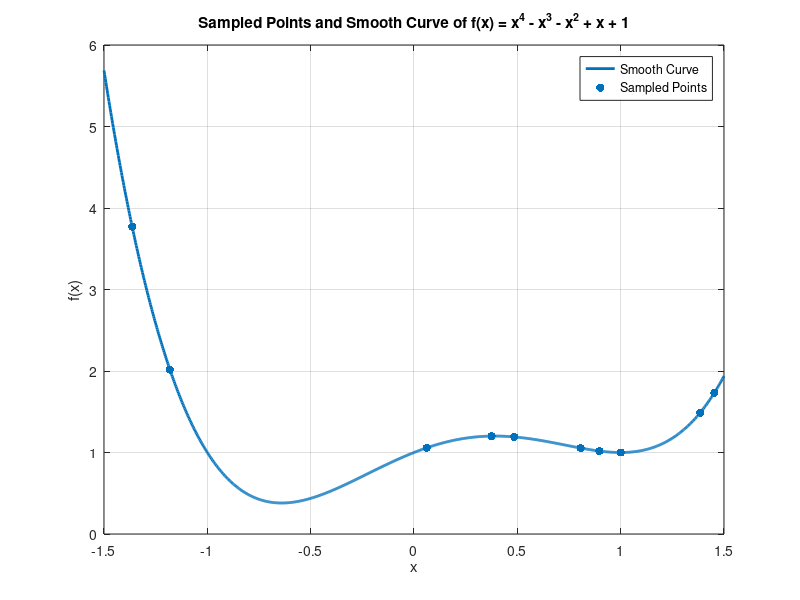

Write MATLAB code to recreate this figure.
% Define the parametric function f(x) = x^4 - x^3 - x^2 + x + 1
f = @(x) x.^4 - x.^3 - x.^2 + x + 1;

% Define the range of x values you want to plot over
xmin = -1.5; % Minimum x value
xmax = 1.5;  % Maximum x value

% Number of points for the smooth curve
num_points = 1000;

% Generate a vector of x values for the smooth curve
x_smooth = linspace(xmin, xmax, num_points);

% Evaluate the function f(x) at the smooth curve points
y_smooth = f(x_smooth);

% Number of points to sample
n = 10;

% Generate n random x values in the specified range
x_samples = xmin + (xmax - xmin) * rand(1, n);

% Evaluate the function f(x) at the sampled x values
y_samples = f(x_samples);

% Display the sampled points (x, f(x))
disp([x_samples; y_samples]');



% Plot the smooth curve
plot(x_smooth, y_smooth, 'LineWidth', 2, 'DisplayName', 'Smooth Curve');
hold on;
% Plot the sampled points
scatter(x_samples, y_samples, 'filled', 'DisplayName', 'Sampled Points');

xlabel('x');
ylabel('f(x)');
title('Sampled Points and Smooth Curve of f(x) = x^4 - x^3 - x^2 + x + 1');
grid on;
legend;
hold off;
